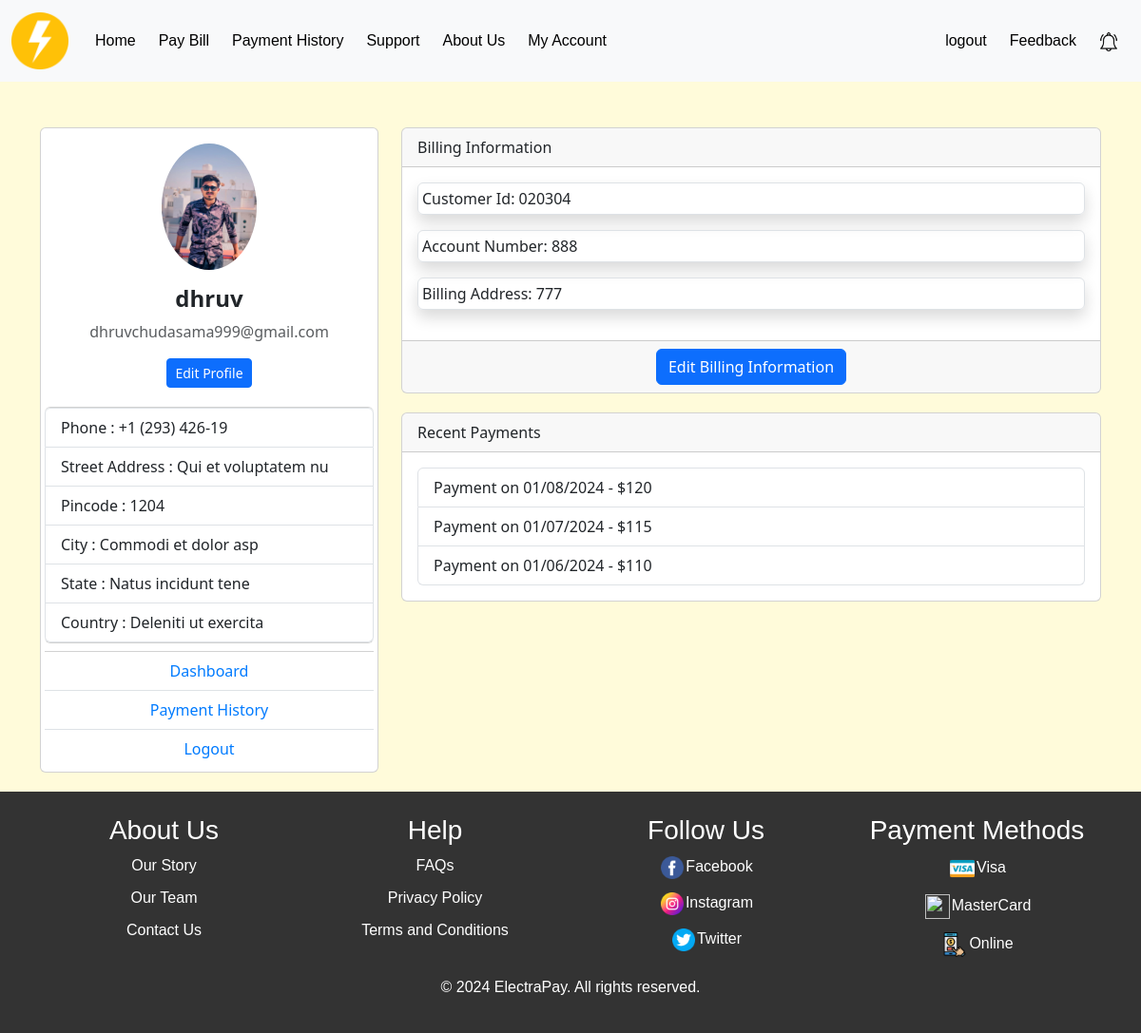
The page /profile/ (signed in) on the database as committed earlier.
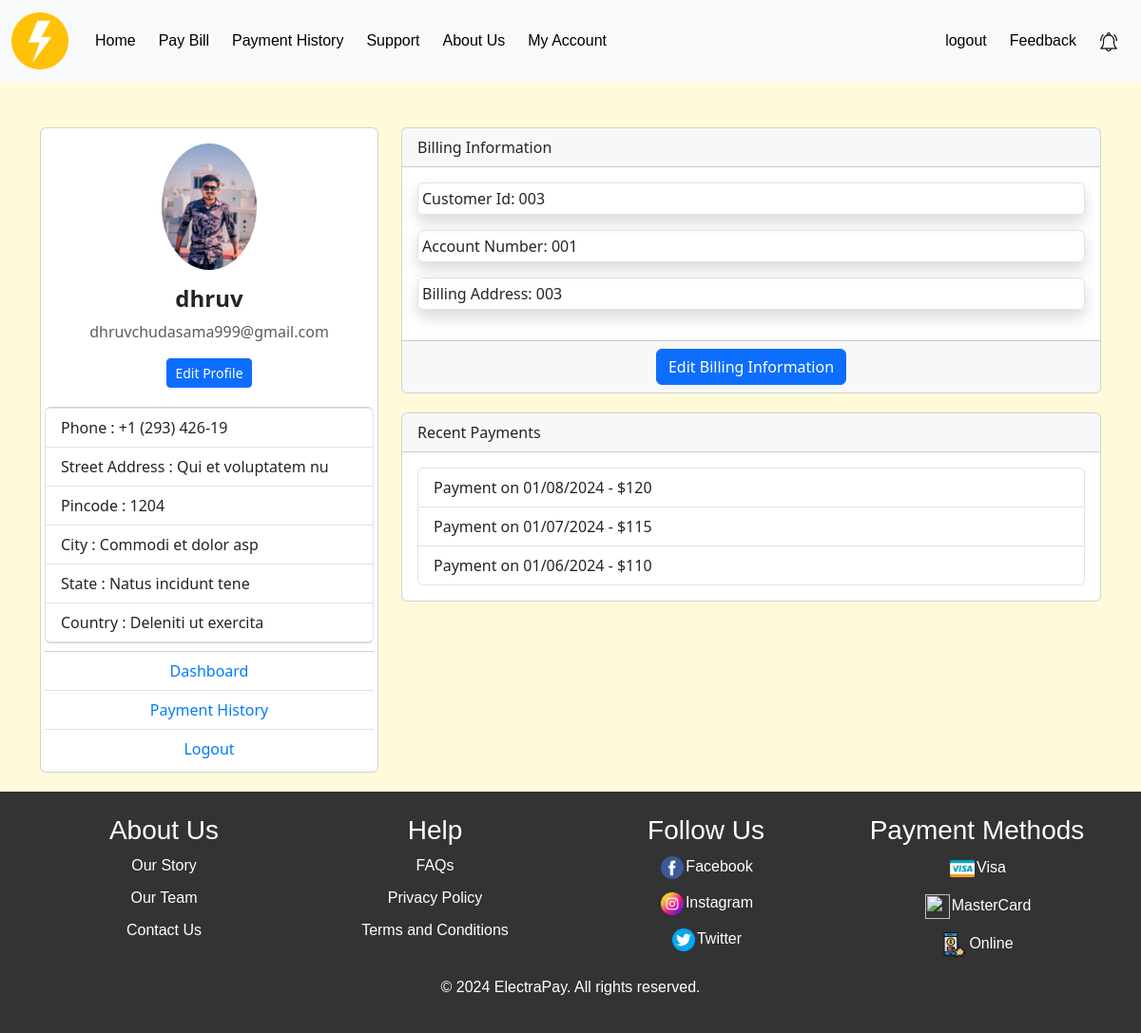
The same page on the database as committed later.
### app_electricity/models.py (models this page shows, shortened)
class user(models.Model):
    name = models.CharField(max_length=150,null=True,blank=True)
    mobile_number = models.CharField(max_length=15,unique=True)
    email = models.EmailField(unique=True,null=True,blank=True)
    otp = models.IntegerField(default=0,null=True,blank=True)
    street_address = models.TextField()
    pincode = models.IntegerField()
    city = models.CharField(max_length=50,null=True,blank=True)
    state = models.CharField(max_length=50,null=True,blank=True)
    country = models.CharField(max_length=50,null=True,blank=True)
    password = models.CharField(max_length=128,null=True,blank=True)
    profile_photo = models.ImageField(upload_to="media/images/",null=True,blank=True)

class Billing_detail(models.Model):
    user = models.ForeignKey(user,on_delete=models.CASCADE,blank=True,null=True)
    account_number = models.CharField(max_length=50,blank=True,null=True)
    customer_id = models.CharField(max_length=50,blank=True,null=True)
    billing_address = models.TextField()

### app_electricity/views.py (the view)
# urls.py: path('profile/', views.profile, name="profile"),
def profile(request):
    if 'email' in request.session:
        uid = user.objects.get(email=request.session['email'])
        billing_detail = Billing_detail.objects.filter(user=uid).first()
        contex = {"uid":uid,"billing_detail":billing_detail}
        return render(request,"profile.html",contex)
    else:
        return render(request,"login.html")

### app_electricity/templates/profile.html (shortened to what this page needs)
{% extends 'index.html' %}
{% load static %}
{% block content %}
    <div class="container mt-5">
      <div class="row">
        <div class="col-lg-4 profile-col-lg-4">
          <div class="card profile-card">
            <div class="card-body text-center">
              {% if uid.profile_photo.url %}
              <img
                src="{{ uid.profile_photo.url }}"
                class="rounded-circle img-fluid mb-3 profile-img-fluid"
                alt="User Image"
                width="100"
              />
              {% else %}
              <p>photo not selected</p>
              {% endif %}
              <h4 class="card-title profile-card-title">{{uid.name}}</h4>
              <p class="card-text text-muted">{{uid.email}}</p>
              <button
                id="edit-profile-btn"
                class="btn btn-primary btn-sm profile-btn-primary"
              >
                Edit Profile
              </button>
            </div>
            <ul class="list-group m-1">
              <li class="list-group-item profile-list-group-item">
                Phone : {{uid.mobile_number}}
              </li>
              <li class="list-group-item profile-list-group-item">
                Street Address : {{uid.street_address}}
              </li>
              <li class="list-group-item profile-list-group-item">
                Pincode : {{uid.pincode}}
              </li>
              <li class="list-group-item profile-list-group-item">
                City : {{uid.city}}
              </li>
              <li class="list-group-item profile-list-group-item">
                State : {{uid.state}}
              </li>
              <li class="list-group-item profile-list-group-item">
                Country : {{uid.country}}
              </li>
            </ul>
            <ul class="list-group list-group-flush m-1 text-center">
              <li class="list-group-item profile-list-group-item">
                <a href="{% url 'index' %}">Dashboard</a>
              </li>
              <li class="list-group-item profile-list-group-item">
                <a href="{% url 'payment_history' %}">Payment History</a>
              </li>
              <li class="list-group-item profile-list-group-item">
                <a href="#">Logout</a>
              </li>
            </ul>
          </div>
        </div>
        {% if billing_detail %}
        <div class="col-lg-8">
          <div class="card profile-card">
            <div class="card-header">Billing Information</div>
            <div class="card-body">
              <div class="mb-3">
                <p class="border rounded p-1 shadow">Customer Id: {{billing_detail.customer_id }}</p>
                <p class="border rounded p-1 shadow">
                  Account Number: {{ billing_detail.account_number }}
                </p>
                <p class="border rounded p-1 shadow">
                  Billing Address: {{ billing_detail.billing_address }}
                </p>
              </div>
            </div>
            <div class="card-footer text-center">
              <button id="edit-billing-btn" class="btn btn-primary">
                Edit Billing Information
              </button>
            </div>
          </div>
          {% endif %}
          <div class="card mt-3">
            <div class="card-header">Recent Payments</div>
            <div class="card-body">
              <ul class="list-group">
                <li class="list-group-item">Payment on 01/08/2024 - $120</li>
                <li class="list-group-item">Payment on 01/07/2024 - $115</li>
                <li class="list-group-item">Payment on 01/06/2024 - $110</li>
              </ul>
            </div>
          </div>
        </div>
      </div>
    </div>
{% endblock %}

### app_electricity/templates/index.html (shortened to what this page needs)
{% load static %}
<!DOCTYPE html>
<html lang="en">
  <head>
    <link rel="stylesheet" href="{% static 'assets/css/style.css' %}" />
    <link rel="stylesheet" href="{% static 'assets/css/bootstrap.min.css' %}" />
    <link
      rel="stylesheet"
      href="https://cdnjs.cloudflare.com/ajax/libs/font-awesome/6.6.0/css/all.min.css"
    />
  </head>
  <body class="body">
    <nav class="navbar navbar-expand-lg bg-body-tertiary">
      <div class="container-fluid">
        <a class="navbar-brand" href="{% url 'index' %}"
          ><img src="{% static 'assets/images/flash.png' %}" height="50px" width="50px" alt=""
        /></a>
        <div class="collapse navbar-collapse" id="navbarNav">
          <ul class="navbar-nav">
            <li class="nav-item p-1">
              <a class="nav-link active" aria-current="page" href="{% url 'index' %}">Home</a>
            </li>
            {% if request.session.email %}
            <li class="nav-item p-1">
              <a class="nav-link active" aria-current="page" href="{% url 'payment' %}"
                >Pay Bill</a
              >
            </li>
            <li class="nav-item p-1">
              <a class="nav-link active" aria-current="page" href="{% url 'payment_history' %}"
                >Payment History</a
              >
            </li>
            {% endif %}
            <li class="nav-item p-1">
              <a class="nav-link active" aria-current="page" href="{% url 'contact_us' %}"
                >Support</a
              >
            </li>
            <li class="nav-item p-1">
              <a class="nav-link active" aria-current="page" href="{% url 'about_us' %}"
                >About Us</a
              >
            </li>
            {% if request.session.email %}
            <li class="nav-item p-1">
              <a class="nav-link active" aria-current="page" href="{% url 'profile' %}"
                >My Account</a
              >
            </li>
            {% endif %}
          </ul>
          <div class="ms-auto">
            <ul class="navbar-nav">
              {% if request.session.email %}
              <li class="nav-item p-1">
                <a href="{% url 'logout' %}" class="nav-link active">logout</a>
              </li>
              <li class="nav-item p-1">
                <a href="{% url 'feedback' %}" class="nav-link active">Feedback</a>
              </li>
              {% else %}
              <li class="nav-item p-1">
                <a href="{% url 'login' %}" class="nav-link active">login</a>
              </li>
              {% endif %}
              <li class="nav-item p-1">
                <a href="#" class="nav-link active"
                  ><img
                    src="{% static 'assets/images/notification.png' %}"
                    alt=""
                    class="notification-icon"
                /></a>
              </li>
            </ul>
          </div>
        </div>
      </div>
    </nav>
    {% block content %}{% endblock %}
    <footer>
      <div class="container">
        <div class="row">
          <div class="col-md-3 col-sm-6 mt-1">
            <h3>About Us</h3>
            <ul>
              <li><a href="{% url 'about_us' %}">Our Story</a></li>
              <li><a href="{% url 'about_us' %}">Our Team</a></li>
              <li><a href="{% url 'contact_us' %}">Contact Us</a></li>
            </ul>
          </div>
          <div class="col-md-3 col-sm-6 mt-1">
            <h3>Help</h3>
            <ul>
              <li><a href="{% url 'faq' %}">FAQs</a></li>
              <li><a href="{% url 'privacy' %}">Privacy Policy</a></li>
              <li><a href="{% url 'terms' %}">Terms and Conditions</a></li>
            </ul>
          </div>
          <div class="col-md-3 col-sm-6 mt-1">
            <h3>Follow Us</h3>
            <ul class="social">
              <li>
                <a href="#"
                  ><img src="{% static 'assets/images/facebook.png' %}" alt="" />Facebook</a
                >
              </li>
              <li>
                <a href="#"
                  ><img src="{% static 'assets/images/instagram.png' %}" alt="" />Instagram</a
                >
              </li>
              <li>
                <a href="#"
                  ><img src="{% static 'assets/images/twitter.png' %}" alt="" />Twitter</a
                >
              </li>
            </ul>
          </div>
          <div class="col-md-3 col-sm-6 mt-1">
            <h3>Payment Methods</h3>
            <ul class="paymnet">
              <li>
                <a href="{% url 'payment' %}"><img src="{% static 'assets/images/visa.png' %}" alt="" />Visa</a>
              </li>
              <li>
                <a href="{% url 'payment' %}"
                  ><img src="{% static 'assets/images/card.png' %}" alt="" />MasterCard</a
                >
              </li>
              <li>
                <a href="{% url 'payment' %}"
                  ><img
                    src="{% static 'assets/images/payment-method.png' %}"
                    alt=""
                  />Online</a
                >
              </li>
            </ul>
          </div>
        </div>
        <p class="text-center mt-2">
          &copy; 2024 ElectraPay. All rights reserved.
        </p>
      </div>
    </footer>
  </body>
</html>

### app_electricity/static/assets/css/style.css (style rules this page uses)
.body { background-color: #fffbda; }
.navbar { font-family: "Poppins", sans-serif; }
.container-fluid > a > img { height: 60px; width: 60px; }
.notification-icon { height: 20px; width: 20px; }
footer { background-color: #333; color: #fff; padding: 20px; text-align: center; font-family: "Poppins", sans-serif; }
footer ul { list-style: none; padding: 0; margin: 0; }
footer li { margin-bottom: 10px; }
footer a { color: #fff; text-decoration: none; }
.social > li > a > img { margin: 2px; height: 24px; width: 24px; }
.paymnet > li > a > img { height: 26px; width: 26px; margin: 2px; }
.profile-card { margin-bottom: 20px; }
.profile-card .profile-card-title { font-size: 1.5rem; font-weight: bold; }
.profile-card .profile-list-group-item a { color: #007bff; text-decoration: none; }
.profile-img-fluid { max-width: 100%; height: auto; }
.profile-btn-primary { background-color: #007bff; border-color: #007bff; }

Rows that differ between the two databases and show on the page:
removed Billing_detail: customer_id "020304", account_number "888", billing_address "777"
now on this page (row unchanged): Billing_detail: customer_id "003", account_number "001", billing_address "003"
